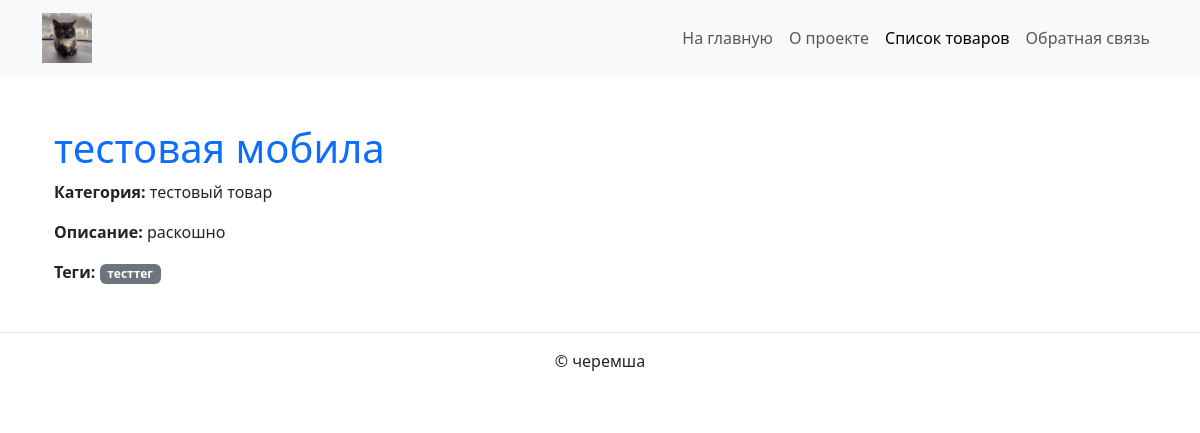
The page /catalog/items/1/ on the database its author committed.
### catalog/models.py (models this page shows, shortened)
class Item(core.models.PublishedWithNameBaseModel):
    text = django.db.models.TextField(
        validators=[validate_text],
        verbose_name="текст"
    )
    category = django.db.models.ForeignKey(
        "catalog.Category",
        on_delete=django.db.models.CASCADE,
        related_name="items",
        verbose_name="категория"
    )
    tags = django.db.models.ManyToManyField(
        "catalog.Tag",
        related_name="items",
        verbose_name="теги"
    )
    main_image = django.db.models.ImageField(
        upload_to="main_images/",
        null=True,
        blank=True,
        verbose_name="главное изображение"
    )
    is_on_main = django.db.models.BooleanField(
        default=False,
        verbose_name="Показывать на главной"
    )
    class Meta:
        verbose_name = "товар"
        verbose_name_plural = "товары"

class Category(core.models.PublishedWithNameBaseModel):
    slug = django.db.models.SlugField(
        max_length=200,
        unique=True,
        verbose_name="слаг"
    )
    weight = django.db.models.PositiveIntegerField(
        default=100,
        validators=[MinValueValidator(1), MaxValueValidator(32767)],
        verbose_name="вес"
    )
    class Meta:
        verbose_name = "категория"
        verbose_name_plural = "категории"

class Tag(core.models.PublishedWithNameBaseModel):
    slug = django.db.models.SlugField(
        max_length=200,
        unique=True,
        verbose_name="слаг"
    )
    class Meta:
        verbose_name = "тег"
        verbose_name_plural = "теги"

### catalog/views.py (the view)
# urls.py: path('items/<int:pk>/', views.item_detail, name='item_detail'),
def item_detail(request, pk):
    item = (
        Item.objects.filter(is_published=True)
        .select_related("category")
        .prefetch_related("tags", "images")  # images — это related_name для дополнительных фото
        .only("name", "text", "main_image", "category__name")
        .filter(pk=pk)
        .first()
    )
    if not item:
        raise Http404("Товар не найден или не опубликован")
    return render(request, 'catalog/detail.html', {'item': item})

### templates/catalog/detail.html (shortened to what this page needs)
{% extends 'base.html' %}
{% load static %}
{% block content %}
  <div class="container mt-4">
    <h1 class="text-primary">{{ item.name }}</h1>
    <p><strong>Категория:</strong> {{ item.category.name }}</p>
    <p><strong>Описание:</strong> {{ item.text }}</p>
    {% if item.tags.all %}
      <p><strong>Теги:</strong>
        {% for tag in item.tags.all %}
          <span class="badge bg-secondary">{{ tag.name }}</span>
        {% endfor %}
      </p>
    {% endif %}
  </div>
{% endblock %}

### rows shown on the page
Item: name "тестовая мобила", category.name "тестовый товар", text "раскошно"
Tag: name "тесттег"
